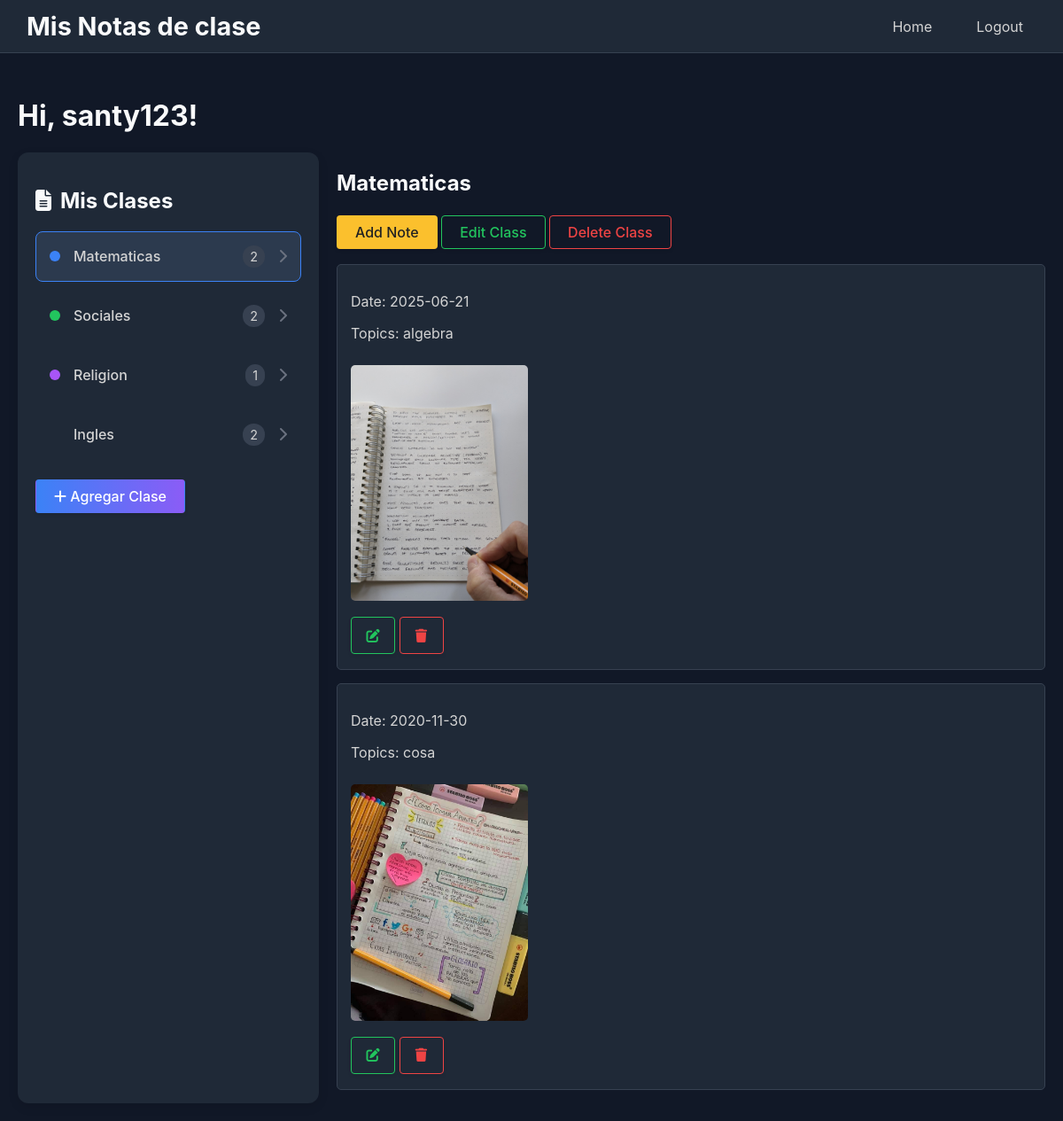
The app's page /index (signed in) with its own data.
### app/models.py (models this page shows, shortened)
class User(UserMixin, db.Model):
    id = db.Column(db.Integer, primary_key=True)
    username = db.Column(db.String(64), index=True, unique=True)
    email = db.Column(db.String(120), index=True, unique=True)
    password_hash = db.Column(db.String(128))
    classes = db.relationship('Class', backref='author', lazy='dynamic')

class Class(db.Model):
    id = db.Column(db.Integer, primary_key=True)
    name = db.Column(db.String(140))
    user_id = db.Column(db.Integer, db.ForeignKey('user.id'))
    notes = db.relationship('Note', backref='cl', lazy='dynamic')

class Note(db.Model):
    id = db.Column(db.Integer, primary_key=True)
    date = db.Column(db.String(140))
    topics = db.Column(db.String(140))
    image_path = db.Column(db.String(140))
    ocr_text = db.Column(db.Text)
    class_id = db.Column(db.Integer, db.ForeignKey('class.id'))

### app/routes.py (the view)
@app.route('/')
@app.route('/index')
@app.route('/index/<int:class_id>')
@login_required
def index(class_id=None):
    classes = Class.query.filter_by(user_id=current_user.id).all()
    if class_id is None and classes:
        selected_class = classes[0]
    else:
        selected_class = Class.query.get(class_id)
    notes = []
    if selected_class:
        notes = Note.query.filter_by(class_id=selected_class.id).all()
    return render_template('index.html', title='Home', classes=classes, notes=notes, selected_class=selected_class)

### app/models.py (called while the page is built)
@login.user_loader
def load_user(id):
    return User.query.get(int(id))

### app/templates/index.html (shortened to what this page needs)
{% extends "base.html" %}
{% block content %}
    <h1>Hi, {{ current_user.username }}!</h1>
    <div class="container">
        <div class="classes-menu">
            <h2><i class="fa-solid fa-file-lines"></i> Mis Clases</h2>
            <ul class="class-list">
                {% for class in classes %}
                <li class="class-item {% if selected_class and class.id == selected_class.id %}active{% endif %}">
                    <a href="{{ url_for('index', class_id=class.id) }}">
                        <span class="class-color-dot"></span>
                        <span class="class-name">{{ class.name }}</span>
                        <span class="note-count">{{ class.notes.count() }}</span>
                        <i class="fa-solid fa-chevron-right"></i>
                    </a>
                </li>
                {% endfor %}
            </ul>
            <a href="{{ url_for('add_class') }}" class="btn-action btn-add-class">
                <i class="fa-solid fa-plus"></i> Agregar Clase
            </a>
        </div>
        <div class="day-notes">
            {% if selected_class %}
                <h2>{{ selected_class.name }}</h2>
                <a href="{{ url_for('add_note', class_id=selected_class.id) }}" class="btn-action btn-note">Add Note</a>
                <a href="{{ url_for('edit_class', id=selected_class.id) }}" class="btn-action btn-edit">Edit Class</a>
                <a href="{{ url_for('delete_class', id=selected_class.id) }}" class="btn-action btn-delete">Delete Class</a>
                {% for note in notes %}
                    <div class="note">
                        <p>Date: {{ note.date }}</p>
                        <p>Topics: {{ note.topics }}</p>
                        <img src="{{ url_for('static', filename='uploads/' + note.image_path) }}" width="200px">
                        <div class="note-actions">
                            <a href="{{ url_for('edit_note', id=note.id) }}" class="btn-action btn-edit btn-icon" title="Edit Note"><i class="fa-solid fa-pen-to-square"></i></a>
                            <a href="{{ url_for('delete_note', id=note.id) }}" class="btn-action btn-delete btn-icon" title="Delete Note"><i class="fa-solid fa-trash"></i></a>
                        </div>
                    </div>
                {% endfor %}
            {% else %}
                <h2>Day Notes</h2>
                <p>No class selected. Select a class to see the notes.</p>
            {% endif %}
        </div>
    </div>
{% endblock %}

### app/templates/base.html (shortened to what this page needs)
<html lang="en">
<head>
    <link rel="stylesheet" href="{{ url_for('static', filename='style.css') }}">
    <link rel="stylesheet" href="https://cdnjs.cloudflare.com/ajax/libs/font-awesome/6.5.0/css/all.min.css" />
    <link rel="stylesheet" href="https://cdn.jsdelivr.net/npm/flatpickr/dist/flatpickr.min.css">
</head>
<body>
    <nav class="navbar">
        <div class="navbar-title">Mis Notas de clase</div>
        <div class="navbar-links">
            <a href="{{ url_for('index') }}">Home</a>
            {% if current_user.is_anonymous %}
            <a href="{{ url_for('login') }}">Login</a>
            <a href="{{ url_for('register') }}">Register</a>
            {% else %}
            <a href="{{ url_for('logout') }}">Logout</a>
            {% endif %}
        </div>
    </nav>
    <div class="main-content">
        {% block content %}{% endblock %}
    </div>
</body>
</html>

### app/static/style.css (style rules this page uses)
body { font-family: -apple-system, BlinkMacSystemFont, "Segoe UI", Roboto, Helvetica, Arial, sans-serif; margin: 0; display: flex; height: 100vh; background-color: #111827; color: #d4d4d4; }
.navbar { width: 100%; background-color: #1F2937; display: flex; align-items: center; justify-content: space-between; padding: 0 30px; height: 60px; border-bottom: 1px solid #374151; position: fixed; top: 0; left: 0; z-index: 1000; box-sizing: border-box; }
.navbar-title { color: #F9FAFB; font-size: 1.8em; font-weight: bold; white-space: nowrap; }
.navbar-links { display: flex; gap: 20px; flex-wrap: wrap; align-items: center; }
.navbar-links a { color: #d4d4d4; text-decoration: none; padding: 10px 15px; border-radius: 5px; transition: background 0.2s; white-space: nowrap; }
.main-content { flex-grow: 1; padding: 20px; background-color: #111827; overflow-y: auto; margin-top: 70px; }
.container { display: flex; gap: 20px; }
.classes-menu { width: 300px; background-color: #1F2937; padding: 20px; border-radius: 12px; box-shadow: 0 4px 12px rgba(0, 0, 0, 0.1); }
.classes-menu h2 { display: flex; align-items: center; gap: 10px; font-size: 1.5em; margin-bottom: 20px; }
.class-list { list-style: none; padding: 0; margin: 0; margin-bottom: 20px; }
.class-item { display: flex; align-items: center; padding: 15px; border-radius: 8px; margin-bottom: 10px; cursor: pointer; transition: background-color 0.2s; border: 1px solid transparent; }
.class-item.active { background-color: #2c3a4e; border-color: #3b82f6; }
.class-color-dot { width: 12px; height: 12px; border-radius: 50%; margin-right: 15px; }
.class-item:nth-child(1) .class-color-dot { background-color: #3b82f6; }
.class-item:nth-child(2) .class-color-dot { background-color: #22c55e; }
.class-item:nth-child(3) .class-color-dot { background-color: #a855f7; }
.class-name { flex-grow: 1; font-weight: 500; }
.note-count { background-color: #374151; padding: 4px 8px; border-radius: 12px; font-size: 0.9em; margin-right: 15px; }
.class-item i { color: #6b7280; }
.btn-add-class { display: flex; align-items: center; justify-content: center; padding: 15px; border-radius: 8px; background: linear-gradient(to right, #3b82f6, #8b5cf6); color: white; font-size: 1.1em; font-weight: 500; text-decoration: none; gap: 10px; }
.day-notes { flex-grow: 1; }
.note { background-color: #1F2937; border: 1px solid #374151; padding: 15px; margin-bottom: 15px; margin-top: 15px; border-radius: 5px; }
.note-actions { margin-top: 16px; }
h1, h2, h3 { color: #F9FAFB; }
a { color: #38bdf8; }
.note img { max-width: 100%; border-radius: 5px; margin-top: 10px; }
.btn-action { display: inline-block; font-family: inherit; font-size: 1em; font-weight: 500; padding: 8px 20px; border: 1px solid transparent; border-radius: 4px; box-shadow: 0 2px 4px rgba(0,0,0,0.08); cursor: pointer; transition: background 0.2s, box-shadow 0.2s, color 0.2s; text-decoration: none; margin: 2px 0; }
.btn-edit { background: transparent; color: #22c55e; border-color: #22c55e; }
.btn-delete { background: transparent; color: #ef4444; border-color: #ef4444; }
.btn-note { background: #fbc02d; color: #222; }
.btn-icon { padding: 4px 8px; font-size: 0.95em; min-width: 32px; min-height: 32px; display: inline-flex; align-items: center; justify-content: center; }
.class-item a { text-decoration: none; color: inherit; display: flex; align-items: center; width: 100%; }

### records on screen
User: username "santy123"
Class: name "Matematicas", notes.count "2"
Class: name "Sociales", notes.count "2"
Class: name "Religion", notes.count "1"
Class: name "Ingles", notes.count "2"
Note: date "2025-06-21", topics "algebra", image_path (picture)
Note: date "2020-11-30", topics "cosa", image_path (picture)
